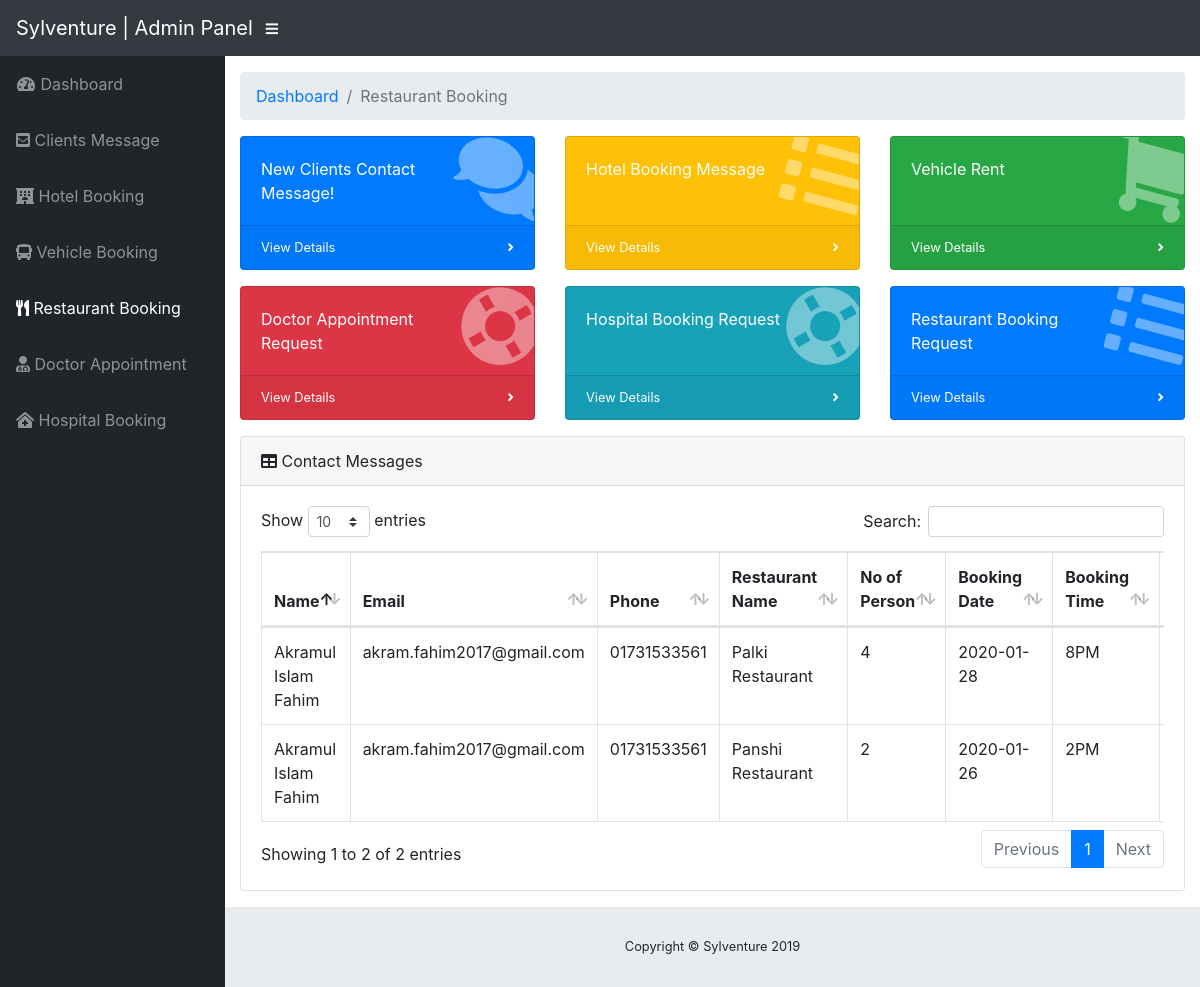
The app's page /admin/restaurant_booking.php with its own data.
### tables this page shows
CREATE TABLE `food_reservation` (
  `id` int(11) NOT NULL,
  `name` varchar(255) NOT NULL,
  `email` varchar(255) NOT NULL,
  `phone` varchar(13) NOT NULL,
  `restaurant` varchar(255) NOT NULL,
  `person` int(5) NOT NULL,
  `bookingDate` date NOT NULL,
  `bookingTime` varchar(255) NOT NULL,
  `message` varchar(255) DEFAULT NULL
);

### admin/restaurant_booking.php (the view, shortened to what this page needs)
<?php
  include '../db/config.php';
?>
<!DOCTYPE html>
<html lang="en">
<head>
  <link href="vendor/fontawesome-free/css/all.min.css" rel="stylesheet" type="text/css">
  <link href="vendor/datatables/dataTables.bootstrap4.css" rel="stylesheet">
  <link href="css/sb-admin.css" rel="stylesheet">
</head>
<body id="page-top">
  <nav class="navbar navbar-expand navbar-dark bg-dark static-top">
    <a class="navbar-brand mr-1" href="index.html">Sylventure | Admin Panel</a>
    <button class="btn btn-link btn-sm text-white order-1 order-sm-0" id="sidebarToggle" href="#">
      <i class="fas fa-bars"></i>
    </button>
  </nav>
  <div id="wrapper">
    <ul class="sidebar navbar-nav">
      <li class="nav-item">
        <a class="nav-link" href="index.php">
          <i class="fas fa-fw fa-tachometer-alt"></i>
          <span>Dashboard</span>
        </a>
      </li>
      <li class="nav-item">
        <a class="nav-link" href="index.php">
          <i class="fas fa-envelope-square"></i>
          <span>Clients Message</span>
        </a>
      </li>
      <li class="nav-item">
        <a class="nav-link" href="hotel_booking.php">
          <i class="fas fa-hotel"></i>
          <span>Hotel Booking</span></a>
      </li>
      <li class="nav-item">
        <a class="nav-link" href="vehicle_booking.php">
          <i class="fas fa-bus"></i>
          <span>Vehicle Booking</span></a>
      </li>
      <li class="nav-item active">
        <a class="nav-link" href="restaurant_booking.php">
          <i class="fas fa-utensils"></i>
          <span>Restaurant Booking</span></a>
      </li>
      <li class="nav-item">
        <a class="nav-link" href="doctor_booking.php">
          <i class="fas fa-user-md"></i>
          <span>Doctor Appointment</span></a>
      </li>
      <li class="nav-item">
        <a class="nav-link" href="hospital_booking.php">
          <i class="fas fa-clinic-medical"></i>
          <span>Hospital Booking</span></a>
      </li>
    </ul>
    <div id="content-wrapper">
      <div class="container-fluid">
        <ol class="breadcrumb">
          <li class="breadcrumb-item">
            <a href="#">Dashboard</a>
          </li>
          <li class="breadcrumb-item active">Restaurant Booking</li>
        </ol>
        <div class="row">
          <div class="col-xl-4 col-sm-6 mb-3">
            <div class="card text-white bg-primary o-hidden h-100">
              <div class="card-body">
                <div class="card-body-icon">
                  <i class="fas fa-fw fa-comments"></i>
                </div>
                <div class="mr-5">New Clients Contact Message!</div>
              </div>
              <a class="card-footer text-white clearfix small z-1" href="index.php">
                <span class="float-left">View Details</span>
                <span class="float-right">
                  <i class="fas fa-angle-right"></i>
                </span>
              </a>
            </div>
          </div>
          <div class="col-xl-4 col-sm-6 mb-3">
            <div class="card text-white bg-warning o-hidden h-100">
              <div class="card-body">
                <div class="card-body-icon">
                  <i class="fas fa-fw fa-list"></i>
                </div>
                <div class="mr-5">Hotel Booking Message</div>
              </div>
              <a class="card-footer text-white clearfix small z-1" href="hotel_booking.php">
                <span class="float-left">View Details</span>
                <span class="float-right">
                  <i class="fas fa-angle-right"></i>
                </span>
              </a>
            </div>
          </div>
          <div class="col-xl-4 col-sm-6 mb-3">
            <div class="card text-white bg-success o-hidden h-100">
              <div class="card-body">
                <div class="card-body-icon">
                  <i class="fas fa-fw fa-shopping-cart"></i>
                </div>
                <div class="mr-5">Vehicle Rent</div>
              </div>
              <a class="card-footer text-white clearfix small z-1" href="vehicle_booking.php">
                <span class="float-left">View Details</span>
                <span class="float-right">
                  <i class="fas fa-angle-right"></i>
                </span>
              </a>
            </div>
          </div>
          <div class="col-xl-4 col-sm-6 mb-3">
            <div class="card text-white bg-danger o-hidden h-100">
              <div class="card-body">
                <div class="card-body-icon">
                  <i class="fas fa-fw fa-life-ring"></i>
                </div>
                <div class="mr-5">Doctor Appointment Request</div>
              </div>
              <a class="card-footer text-white clearfix small z-1" href="doctor_booking.php">
                <span class="float-left">View Details</span>
                <span class="float-right">
                  <i class="fas fa-angle-right"></i>
                </span>
              </a>
            </div>
          </div>
		      <div class="col-xl-4 col-sm-6 mb-3">
            <div class="card text-white bg-info o-hidden h-100">
              <div class="card-body">
                <div class="card-body-icon">
                  <i class="fas fa-fw fa-life-ring"></i>
                </div>
                <div class="mr-5">Hospital Booking Request</div>
              </div>
              <a class="card-footer text-white clearfix small z-1" href="hospital_booking.php">
                <span class="float-left">View Details</span>
                <span class="float-right">
                  <i class="fas fa-angle-right"></i>
                </span>
              </a>
            </div>
          </div>
		      <div class="col-xl-4 col-sm-6 mb-3">
            <div class="card text-white bg-primary o-hidden h-100">
              <div class="card-body">
                <div class="card-body-icon">
                  <i class="fas fa-fw fa-list"></i>
                </div>
                <div class="mr-5">Restaurant Booking Request</div>
              </div>
              <a class="card-footer text-white clearfix small z-1" href="restaurant_booking.php">
                <span class="float-left">View Details</span>
                <span class="float-right">
                  <i class="fas fa-angle-right"></i>
                </span>
              </a>
            </div>
          </div>
        </div>
        <?php
          $statement = $pdo->prepare("SELECT * FROM `food_reservation`");
          $statement->execute();
          $clients = $statement->fetchAll(PDO::FETCH_ASSOC);
        ?>
        <div class="card mb-3">
          <div class="card-header">
            <i class="fas fa-table"></i>
            Contact Messages</div>
          <div class="card-body">
            <div class="table-responsive">
              <table class="table table-bordered" id="dataTable" width="100%" cellspacing="0">
                <thead>
                  <tr>
                    <th>Name</th>
                    <th>Email</th>
                    <th>Phone</th>
                    <th>Restaurant Name</th>
                    <th>No of Person</th>
                    <th>Booking Date</th>
                    <th>Booking Time</th>
                    <th>Message</th>
                  </tr>
                </thead>
                <tbody>
                  <?php foreach ($clients as $client): ?>
                    <tr>
                    <td><?php echo $client['name'] ?></td>
                    <td><?php echo $client['email'] ?></td>
                    <td><?php echo $client['phone'] ?></td>
                    <td><?php echo $client['restaurant'] ?></td>
                    <td><?php echo $client['person'] ?></td>
                    <td><?php echo $client['bookingDate'] ?></td>
                    <td><?php echo $client['bookingTime'] ?></td>
                    <td><?php echo $client['message'] ?></td>
                  </tr>
                  <?php endforeach ?>
                </tbody>
              </table>
            </div>
          </div>
        </div>
      </div>
      <footer class="sticky-footer">
        <div class="container my-auto">
          <div class="copyright text-center my-auto">
            <span>Copyright © Sylventure 2019</span>
          </div>
        </div>
      </footer>
    </div>
  </div>
</body>
</html>

### records on screen
food_reservation: name "Akramul Islam Fahim", email "akram.fahim2017@gmail.com", phone "01731533561", restaurant "Palki Restaurant", person "4", bookingDate "2020-01-28", bookingTime "8PM"
food_reservation: name "Akramul Islam Fahim", email "akram.fahim2017@gmail.com", phone "01731533561", restaurant "Panshi Restaurant", person "2", bookingDate "2020-01-26", bookingTime "2PM"
